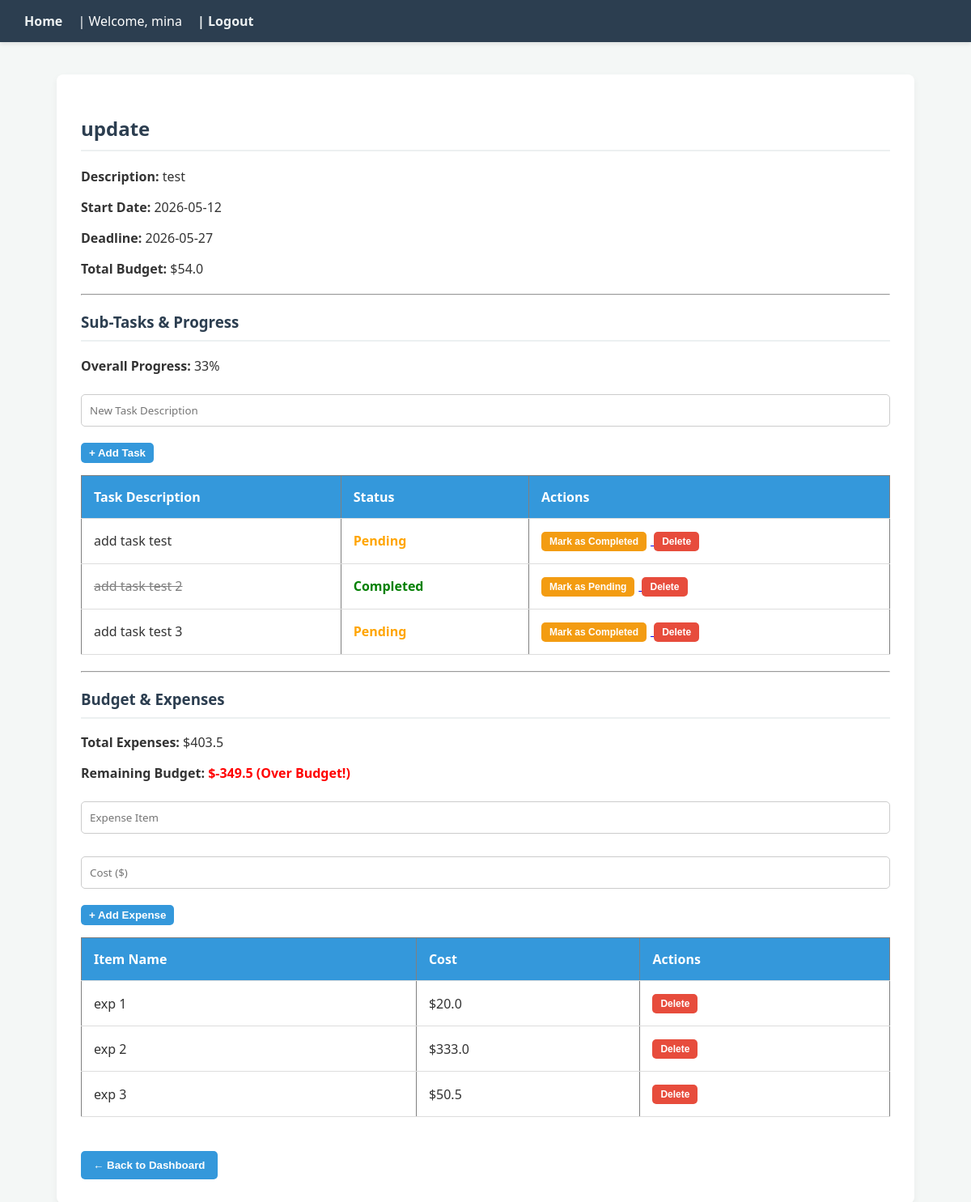
Page /project/1 (signed in) on the committed database.
### tables this page shows
CREATE TABLE projects (
    id INTEGER PRIMARY KEY AUTOINCREMENT,
    user_id INTEGER NOT NULL,
    title TEXT NOT NULL,
    description TEXT,
    start_date DATE NOT NULL,
    deadline DATE NOT NULL,
    budget REAL DEFAULT 0,
    FOREIGN KEY (user_id) REFERENCES users (id)
);

CREATE TABLE tasks (
    id INTEGER PRIMARY KEY AUTOINCREMENT,
    project_id INTEGER NOT NULL,
    description TEXT NOT NULL,
    is_completed BOOLEAN NOT NULL DEFAULT 0,
    FOREIGN KEY (project_id) REFERENCES projects (id)
);

CREATE TABLE expenses (
    id INTEGER PRIMARY KEY AUTOINCREMENT,
    project_id INTEGER NOT NULL,
    item_name TEXT NOT NULL,
    cost REAL NOT NULL,
    FOREIGN KEY (project_id) REFERENCES projects (id)
);

### app.py (the view)
@app.route('/project/<int:project_id>', methods=('GET', 'POST'))
def project_detail(project_id):
    if 'user_id' not in session:
        return redirect(url_for('login'))
    db = get_db_connection()
    project = db.execute('SELECT * FROM projects WHERE id = ? AND user_id = ?',
                         (project_id, session['user_id'])).fetchone()
    if project is None:
        return redirect(url_for('home'))
    if request.method == 'POST':
        description = request.form.get('description')
        if description:
            db.execute('INSERT INTO tasks (project_id, description) VALUES (?, ?)', (project_id, description))
            db.commit()
            return redirect(url_for('project_detail', project_id=project_id))
    tasks = db.execute('SELECT * FROM tasks WHERE project_id = ?', (project_id,)).fetchall()
    expenses = db.execute('SELECT * FROM expenses WHERE project_id = ?', (project_id,)).fetchall()
    total_tasks = len(tasks)
    completed_tasks = sum(1 for t in tasks if t['is_completed'])
    progress = calculate_progress(total_tasks, completed_tasks)
    project_budget = float(project['budget'] or 0)
    total_expenses = sum(float(e['cost'] or 0) for e in expenses)
    remaining_budget = calculate_remaining_budget(project_budget, total_expenses)
    today = datetime.now().date()
    deadline_status = get_deadline_status(project['deadline'], today)
    deadline_date = datetime.strptime(project['deadline'], '%Y-%m-%d').date()
    days_left = (deadline_date - today).days
    return render_template('project_detail.html',
        project=project,
        project_budget=project_budget,
        tasks=tasks,
        progress=progress,
        expenses=expenses,
        total_expenses=total_expenses,
        remaining_budget=remaining_budget,
        deadline_status=deadline_status,
        days_left=days_left
    )

### app.py (called while the page is built)
def get_db_connection():
    conn = sqlite3.connect('database.db')
    conn.row_factory = sqlite3.Row
    return conn

### business_logic.py (called while the page is built)
def get_deadline_status(deadline_str, today_date):
    deadline_date = datetime.strptime(deadline_str, '%Y-%m-%d').date()
    delta = (deadline_date - today_date).days
    if delta < 0:
        return 'Overdue'
    return f"{delta} Days Remaining"

def calculate_progress(total_tasks, completed_tasks):
    if total_tasks == 0:
        return 0
    return int((completed_tasks / total_tasks) * 100)

def calculate_remaining_budget(budget, total_expenses):
    return budget - total_expenses

### templates/project_detail.html
{% extends 'base.html' %}
{% block content %}
    <h2>{{ project.title }}</h2>
    <p><strong>Description:</strong> {{ project.description }}</p>
    <p><strong>Start Date:</strong> {{ project.start_date }}</p>
    <p><strong>Deadline:</strong> {{ project.deadline }}</p>
    <p><strong>Total Budget:</strong> ${{ project_budget }}</p>
    <hr style="margin: 20px 0;">
    <h3>Sub-Tasks & Progress</h3>
    <p><strong>Overall Progress:</strong> {{ progress }}%</p>
    <form method="POST" style="margin-bottom: 15px;">
        <input type="text" name="description" placeholder="New Task Description" required>
        <button type="submit" style="background-color: #3498db; color: white; padding: 5px 10px;">+ Add Task</button>
    </form>
    <table border="1" cellpadding="10" cellspacing="0" style="width: 100%; margin-bottom: 20px;">
        <tr>
            <th>Task Description</th>
            <th>Status</th>
            <th>Actions</th>
        </tr>
        {% for task in tasks %}
        <tr>
            <td style="{% if task.is_completed %}text-decoration: line-through; color: gray;{% endif %}">
                {{ task.description }}
            </td>
            <td style="font-weight: bold; color: {% if task.is_completed %}green{% else %}orange{% endif %};">
                {% if task.is_completed %}Completed{% else %}Pending{% endif %}
            </td>
            <td>
                <a href="{{ url_for('toggle_task', task_id=task.id) }}">
                    <button style="background-color: #f39c12; padding: 5px 10px; font-size: 12px; margin-right: 5px;">
                        Mark as {% if task.is_completed %}Pending{% else %}Completed{% endif %}
                    </button>
                </a>
                <a href="{{ url_for('delete_task', task_id=task.id) }}">
                    <button style="background-color: #e74c3c; padding: 5px 10px; font-size: 12px;" onclick="return confirm('Are you sure you want to delete this task?');">Delete</button>
                </a>
            </td>
        </tr>
        {% else %}
        <tr>
            <td colspan="3" style="text-align: center;">No tasks added yet.</td>
        </tr>
        {% endfor %}
    </table>
    <hr style="margin: 20px 0;">
    <h3>Budget & Expenses</h3>
    <p><strong>Total Expenses:</strong> ${{ total_expenses }}</p>
    <p><strong>Remaining Budget:</strong>
        <span style="font-weight: bold; color: {% if remaining_budget < 0 %}red{% else %}green{% endif %};">
            ${{ remaining_budget }}
            {% if remaining_budget < 0 %} (Over Budget!){% endif %}
        </span>
    </p>
    <form action="{{ url_for('add_expense', project_id=project.id) }}" method="POST" style="margin-bottom: 15px;">
        <input type="text" name="item_name" placeholder="Expense Item" required>
        <input type="number" step="0.01" name="cost" placeholder="Cost ($)" required>
        <button type="submit" style="background-color: #3498db; color: white; padding: 5px 10px;">+ Add Expense</button>
    </form>
    <table border="1" cellpadding="10" cellspacing="0" style="width: 100%; margin-bottom: 20px;">
        <tr>
            <th>Item Name</th>
            <th>Cost</th>
            <th>Actions</th>
        </tr>
        {% for expense in expenses %}
        <tr>
            <td>{{ expense.item_name }}</td>
            <td>${{ expense.cost }}</td>
            <td>
                <a href="{{ url_for('delete_expense', expense_id=expense.id) }}">
                    <button style="background-color: #e74c3c; padding: 5px 10px; font-size: 12px;" onclick="return confirm('Are you sure you want to delete this expense?');">Delete</button>
                </a>
            </td>
        </tr>
        {% else %}
        <tr>
            <td colspan="3" style="text-align: center;">No expenses recorded yet.</td>
        </tr>
        {% endfor %}
    </table>
    <br>
    <a href="{{ url_for('home') }}"><button style="padding: 10px 15px;">&larr; Back to Dashboard</button></a>
{% endblock %}

### templates/base.html (shortened to what this page needs)
<!DOCTYPE html>
<html lang="en">
<head>
    <link rel="stylesheet" href="{{ url_for('static', filename='style.css') }}">
</head>
<body>
    <nav>
        <a href="{{ url_for('home') }}">Home</a>
        {% if session['user_id'] %}
            <span>| Welcome, {{ session['username'] }}</span>
            <a href="{{ url_for('logout') }}">| Logout</a>
        {% else %}
            <a href="{{ url_for('register') }}">| Register</a>
            <a href="{{ url_for('login') }}">| Login</a>
        {% endif %}
    </nav>
    <div class="container">
        {% block content %}{% endblock %}
    </div>
</body>
</html>

### static/style.css (style rules this page uses)
body { font-family: 'Segoe UI', Tahoma, Geneva, Verdana, sans-serif; background-color: #f4f7f6; color: #333; margin: 0; padding: 0; }
nav { background-color: #2c3e50; padding: 15px 30px; color: white; box-shadow: 0 2px 5px rgba(0,0,0,0.1); }
nav a { color: #ecf0f1; text-decoration: none; font-weight: bold; margin-right: 15px; font-size: 16px; }
nav span { margin-right: 15px; font-weight: 500; }
.container { max-width: 1000px; margin: 40px auto; background: white; padding: 30px; border-radius: 8px; box-shadow: 0 4px 10px rgba(0,0,0,0.05); }
h2, h3 { color: #2c3e50; border-bottom: 2px solid #ecf0f1; padding-bottom: 10px; }
button, input[type="submit"] { background-color: #3498db; color: white; border: none; padding: 10px 15px; cursor: pointer; border-radius: 5px; font-weight: bold; transition: background-color 0.3s; }
input[type="text"], input[type="password"], input[type="number"], input[type="date"], textarea { width: 100%; padding: 10px; margin: 8px 0 20px; border: 1px solid #ccc; border-radius: 5px; box-sizing: border-box; font-family: inherit; }
table { width: 100%; border-collapse: collapse; margin-top: 15px; background-color: white; }
th, td { padding: 15px; text-align: left; border-bottom: 1px solid #ddd; }
th { background-color: #3498db; color: white; }

### rows in the picture
projects: title "update", description "test", start_date "2026-05-12", deadline "2026-05-27", budget "54.0"
tasks: description "add task test", is_completed "Pending"
tasks: description "add task test 2", is_completed "Completed"
tasks: description "add task test 3", is_completed "Pending"
expenses: item_name "exp 1", cost "20.0"
expenses: item_name "exp 2", cost "333.0"
expenses: item_name "exp 3", cost "50.5"

### other values in the picture
{{ session['username'] }} "mina"
{{ progress }} "33"
{{ total_expenses }} "403.5"
{{ remaining_budget }} "-349.5"
